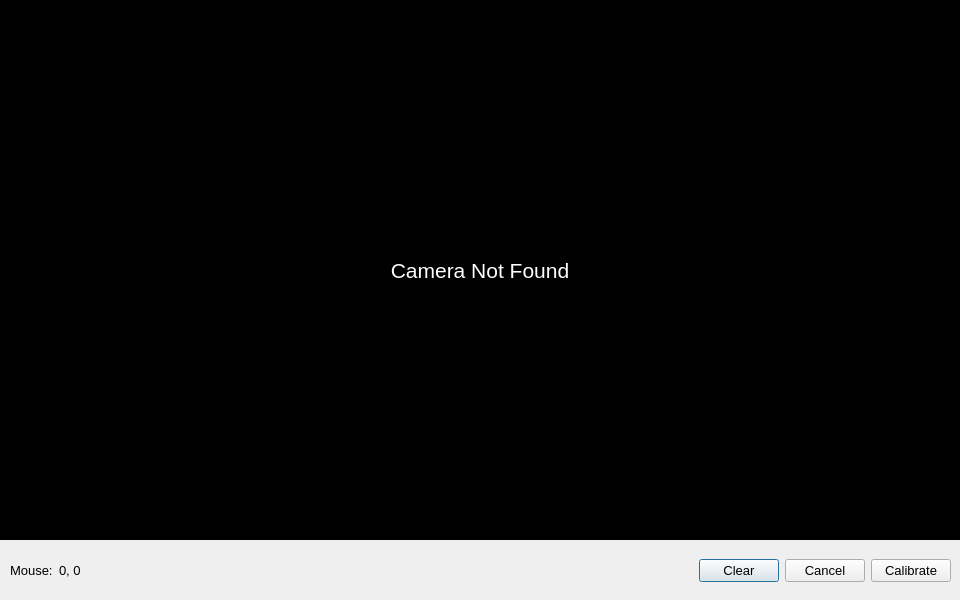
<?xml version="1.0" encoding="UTF-8"?>
<ui version="4.0">
 <class>Dialog</class>
 <widget class="QDialog" name="Dialog">
  <property name="geometry">
   <rect>
    <x>0</x>
    <y>0</y>
    <width>960</width>
    <height>600</height>
   </rect>
  </property>
  <property name="minimumSize">
   <size>
    <width>960</width>
    <height>600</height>
   </size>
  </property>
  <property name="maximumSize">
   <size>
    <width>960</width>
    <height>600</height>
   </size>
  </property>
  <property name="windowTitle">
   <string>Dialog</string>
  </property>
  <widget class="QLabel" name="label_camera">
   <property name="geometry">
    <rect>
     <x>0</x>
     <y>0</y>
     <width>960</width>
     <height>540</height>
    </rect>
   </property>
   <property name="font">
    <font>
     <pointsize>16</pointsize>
    </font>
   </property>
   <property name="cursor">
    <cursorShape>CrossCursor</cursorShape>
   </property>
   <property name="styleSheet">
    <string notr="true">color: white;
background: black;</string>
   </property>
   <property name="text">
    <string>Camera Not Found</string>
   </property>
   <property name="alignment">
    <set>Qt::AlignCenter</set>
   </property>
  </widget>
  <widget class="QWidget" name="horizontalLayoutWidget">
   <property name="geometry">
    <rect>
     <x>10</x>
     <y>550</y>
     <width>941</width>
     <height>41</height>
    </rect>
   </property>
   <layout class="QHBoxLayout" name="horizontalLayout">
    <item>
     <layout class="QHBoxLayout" name="horizontalLayout_mouse">
      <item>
       <widget class="QLabel" name="label_mouse">
        <property name="font">
         <font>
          <pointsize>10</pointsize>
         </font>
        </property>
        <property name="text">
         <string>Mouse:</string>
        </property>
       </widget>
      </item>
      <item>
       <widget class="QLabel" name="label_mouse_text">
        <property name="font">
         <font>
          <pointsize>10</pointsize>
         </font>
        </property>
        <property name="text">
         <string>0, 0</string>
        </property>
       </widget>
      </item>
     </layout>
    </item>
    <item>
     <spacer name="horizontalSpacer_2">
      <property name="orientation">
       <enum>Qt::Horizontal</enum>
      </property>
      <property name="sizeHint" stdset="0">
       <size>
        <width>40</width>
        <height>20</height>
       </size>
      </property>
     </spacer>
    </item>
    <item>
     <layout class="QHBoxLayout" name="horizontalLayout_buttons">
      <item>
       <widget class="QPushButton" name="button_clear">
        <property name="font">
         <font>
          <pointsize>10</pointsize>
         </font>
        </property>
        <property name="cursor">
         <cursorShape>PointingHandCursor</cursorShape>
        </property>
        <property name="text">
         <string>Clear</string>
        </property>
       </widget>
      </item>
      <item>
       <widget class="QPushButton" name="button_cancel">
        <property name="font">
         <font>
          <pointsize>10</pointsize>
         </font>
        </property>
        <property name="cursor">
         <cursorShape>PointingHandCursor</cursorShape>
        </property>
        <property name="text">
         <string>Cancel</string>
        </property>
       </widget>
      </item>
      <item>
       <widget class="QPushButton" name="button_calibrate">
        <property name="font">
         <font>
          <pointsize>10</pointsize>
         </font>
        </property>
        <property name="cursor">
         <cursorShape>PointingHandCursor</cursorShape>
        </property>
        <property name="text">
         <string>Calibrate</string>
        </property>
       </widget>
      </item>
     </layout>
    </item>
   </layout>
  </widget>
 </widget>
 <resources/>
 <connections/>
</ui>
